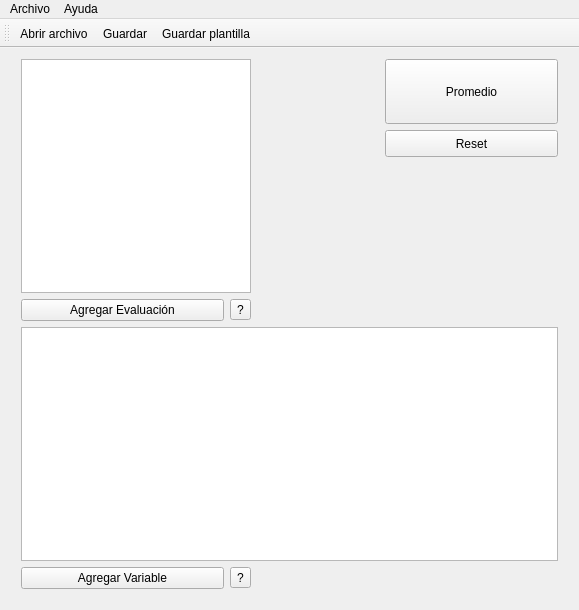
<?xml version="1.0" encoding="UTF-8"?>
<ui version="4.0">
 <class>MainWindow</class>
 <widget class="QMainWindow" name="MainWindow">
  <property name="geometry">
   <rect>
    <x>0</x>
    <y>0</y>
    <width>579</width>
    <height>610</height>
   </rect>
  </property>
  <property name="sizePolicy">
   <sizepolicy hsizetype="Expanding" vsizetype="Expanding">
    <horstretch>0</horstretch>
    <verstretch>0</verstretch>
   </sizepolicy>
  </property>
  <property name="minimumSize">
   <size>
    <width>0</width>
    <height>0</height>
   </size>
  </property>
  <property name="maximumSize">
   <size>
    <width>16777215</width>
    <height>16777215</height>
   </size>
  </property>
  <property name="windowTitle">
   <string>Promedieitor</string>
  </property>
  <widget class="QWidget" name="centralWidget">
   <property name="sizePolicy">
    <sizepolicy hsizetype="Expanding" vsizetype="Expanding">
     <horstretch>255</horstretch>
     <verstretch>0</verstretch>
    </sizepolicy>
   </property>
   <property name="autoFillBackground">
    <bool>false</bool>
   </property>
   <layout class="QGridLayout" name="gridLayout_2">
    <item row="0" column="0">
     <layout class="QGridLayout" name="gridLayout">
      <property name="sizeConstraint">
       <enum>QLayout::SetMinAndMaxSize</enum>
      </property>
      <property name="leftMargin">
       <number>10</number>
      </property>
      <property name="rightMargin">
       <number>10</number>
      </property>
      <property name="bottomMargin">
       <number>10</number>
      </property>
      <item row="3" column="0">
       <widget class="QPushButton" name="pushButton_2">
        <property name="text">
         <string>Agregar Variable</string>
        </property>
       </widget>
      </item>
      <item row="2" column="0" colspan="4">
       <widget class="QTableView" name="tableView_2">
        <property name="sizePolicy">
         <sizepolicy hsizetype="MinimumExpanding" vsizetype="MinimumExpanding">
          <horstretch>0</horstretch>
          <verstretch>0</verstretch>
         </sizepolicy>
        </property>
        <property name="sizeIncrement">
         <size>
          <width>1000</width>
          <height>400</height>
         </size>
        </property>
        <attribute name="horizontalHeaderCascadingSectionResizes">
         <bool>false</bool>
        </attribute>
        <attribute name="horizontalHeaderDefaultSectionSize">
         <number>98</number>
        </attribute>
        <attribute name="horizontalHeaderStretchLastSection">
         <bool>true</bool>
        </attribute>
        <attribute name="verticalHeaderVisible">
         <bool>false</bool>
        </attribute>
       </widget>
      </item>
      <item row="3" column="1">
       <widget class="QToolButton" name="toolButton_2">
        <property name="toolTip">
         <string>&lt;html&gt;&lt;head/&gt;&lt;body&gt;
&lt;h3&gt;Variable&lt;/h3&gt;
&lt;ul&gt;
&lt;li&gt;Nombre: al igual que las evaluaciones se prefieren abreviaciones&lt;/li&gt;
&lt;li&gt;Valor: es el valor que toman luego de ser procesadas&lt;/li&gt;
&lt;li&gt;Tipo: { ALGEBRAICA|PROMEDIO|CONDICIONAL }&lt;/li&gt;
&lt;li&gt;Parámetros: Click para mas informacion&lt;/li&gt;
&lt;li&gt;Ponderación: Es el factor por el cual se multiplicara el resultado de la subrutina, obteniendo luego el valor final&lt;/li&gt;
&lt;/ul&gt;
&lt;h4&gt;Variable NF&lt;/h4&gt;
&lt;p&gt;NF es una variable especial. aquí es donde llega el resultado final luego de ser procesado por Promedieitor
por lo que esta PROHIBIDO cambiar su nombre
&lt;/p&gt;
&lt;/body&gt;&lt;/html&gt;</string>
        </property>
        <property name="text">
         <string>?</string>
        </property>
       </widget>
      </item>
      <item row="1" column="1">
       <widget class="QToolButton" name="toolButton">
        <property name="toolTip">
         <string>&lt;html&gt;&lt;head/&gt;&lt;body&gt;
&lt;h3&gt;Evaluación&lt;/h3&gt;
&lt;ul&gt;
&lt;li&gt;Nombre: Nombre o preferiblemente abreviación&lt;/li&gt;
&lt;li&gt;Nota: Valor, entero o decimal de la Evaluación&lt;/li&gt;
&lt;/ul&gt;
Dos Evaluaciones no deben tener el mismo nombre, en el caso que así sea solo se considerara la primera dentro de los cálculos
&lt;/body&gt;&lt;/html&gt;</string>
        </property>
        <property name="text">
         <string>?</string>
        </property>
       </widget>
      </item>
      <item row="1" column="2">
       <spacer name="horizontalSpacer_3">
        <property name="orientation">
         <enum>Qt::Horizontal</enum>
        </property>
        <property name="sizeHint" stdset="0">
         <size>
          <width>1000</width>
          <height>20</height>
         </size>
        </property>
       </spacer>
      </item>
      <item row="1" column="0">
       <widget class="QPushButton" name="pushButton">
        <property name="text">
         <string>Agregar Evaluación</string>
        </property>
       </widget>
      </item>
      <item row="0" column="3">
       <layout class="QVBoxLayout" name="verticalLayout">
        <item>
         <widget class="QPushButton" name="pushButton_4">
          <property name="sizePolicy">
           <sizepolicy hsizetype="Fixed" vsizetype="Fixed">
            <horstretch>0</horstretch>
            <verstretch>0</verstretch>
           </sizepolicy>
          </property>
          <property name="minimumSize">
           <size>
            <width>173</width>
            <height>65</height>
           </size>
          </property>
          <property name="text">
           <string>Promedio</string>
          </property>
         </widget>
        </item>
        <item>
         <widget class="QPushButton" name="pushButton_3">
          <property name="sizePolicy">
           <sizepolicy hsizetype="Fixed" vsizetype="Fixed">
            <horstretch>0</horstretch>
            <verstretch>0</verstretch>
           </sizepolicy>
          </property>
          <property name="minimumSize">
           <size>
            <width>173</width>
            <height>27</height>
           </size>
          </property>
          <property name="text">
           <string>Reset</string>
          </property>
         </widget>
        </item>
        <item>
         <spacer name="verticalSpacer">
          <property name="orientation">
           <enum>Qt::Vertical</enum>
          </property>
          <property name="sizeHint" stdset="0">
           <size>
            <width>20</width>
            <height>40</height>
           </size>
          </property>
         </spacer>
        </item>
       </layout>
      </item>
      <item row="0" column="0" colspan="2">
       <widget class="QTableView" name="tableView">
        <property name="sizePolicy">
         <sizepolicy hsizetype="Fixed" vsizetype="MinimumExpanding">
          <horstretch>0</horstretch>
          <verstretch>0</verstretch>
         </sizepolicy>
        </property>
        <property name="minimumSize">
         <size>
          <width>230</width>
          <height>219</height>
         </size>
        </property>
        <property name="sizeIncrement">
         <size>
          <width>0</width>
          <height>400</height>
         </size>
        </property>
        <property name="sortingEnabled">
         <bool>false</bool>
        </property>
        <attribute name="horizontalHeaderDefaultSectionSize">
         <number>106</number>
        </attribute>
        <attribute name="horizontalHeaderStretchLastSection">
         <bool>true</bool>
        </attribute>
        <attribute name="verticalHeaderVisible">
         <bool>false</bool>
        </attribute>
       </widget>
      </item>
     </layout>
    </item>
   </layout>
  </widget>
  <widget class="QMenuBar" name="menuBar">
   <property name="enabled">
    <bool>true</bool>
   </property>
   <property name="geometry">
    <rect>
     <x>0</x>
     <y>0</y>
     <width>579</width>
     <height>25</height>
    </rect>
   </property>
   <property name="defaultUp">
    <bool>false</bool>
   </property>
   <widget class="QMenu" name="menuAyuda">
    <property name="title">
     <string>Ayuda</string>
    </property>
    <widget class="QMenu" name="menuManual">
     <property name="title">
      <string>Manual</string>
     </property>
     <widget class="QMenu" name="menuVariables">
      <property name="title">
       <string>Variables</string>
      </property>
      <widget class="QMenu" name="menuTipos">
       <property name="title">
        <string>Tipos</string>
       </property>
       <addaction name="actionGeneralTipos"/>
       <addaction name="separator"/>
       <addaction name="actionALGEBRAICA"/>
       <addaction name="actionPROMEDIO"/>
       <addaction name="actionCONDICIONAL"/>
      </widget>
      <addaction name="actionGeneralVariables"/>
      <addaction name="separator"/>
      <addaction name="actionNF"/>
      <addaction name="menuTipos"/>
     </widget>
     <addaction name="actionGeneralGeneral"/>
     <addaction name="separator"/>
     <addaction name="actionEvaluaciones"/>
     <addaction name="menuVariables"/>
    </widget>
    <addaction name="menuManual"/>
    <addaction name="separator"/>
    <addaction name="actionAbout"/>
   </widget>
   <widget class="QMenu" name="menuArchivo">
    <property name="title">
     <string>Archivo</string>
    </property>
    <addaction name="actionCargar"/>
    <addaction name="actionGuardar"/>
    <addaction name="actionGuardar_plantilla"/>
   </widget>
   <addaction name="menuArchivo"/>
   <addaction name="menuAyuda"/>
  </widget>
  <widget class="QToolBar" name="mainToolBar">
   <property name="enabled">
    <bool>true</bool>
   </property>
   <attribute name="toolBarArea">
    <enum>TopToolBarArea</enum>
   </attribute>
   <attribute name="toolBarBreak">
    <bool>false</bool>
   </attribute>
   <addaction name="actionCargar"/>
   <addaction name="actionGuardar"/>
   <addaction name="actionGuardar_plantilla"/>
  </widget>
  <action name="actionGeneralGeneral">
   <property name="text">
    <string>General</string>
   </property>
  </action>
  <action name="actionEvaluaciones">
   <property name="text">
    <string>Evaluaciones</string>
   </property>
  </action>
  <action name="actionAbout">
   <property name="text">
    <string>About</string>
   </property>
  </action>
  <action name="actionGeneralVariables">
   <property name="text">
    <string>General</string>
   </property>
  </action>
  <action name="actionGeneralTipos">
   <property name="text">
    <string>General</string>
   </property>
  </action>
  <action name="actionALGEBRAICA">
   <property name="text">
    <string>ALGEBRAICA</string>
   </property>
  </action>
  <action name="actionPROMEDIO">
   <property name="text">
    <string>PROMEDIO</string>
   </property>
  </action>
  <action name="actionCONDICIONAL">
   <property name="text">
    <string>CONDICIONAL</string>
   </property>
  </action>
  <action name="actionCargar">
   <property name="text">
    <string>Abrir archivo</string>
   </property>
  </action>
  <action name="actionGuardar">
   <property name="text">
    <string>Guardar</string>
   </property>
  </action>
  <action name="actionGuardar_plantilla">
   <property name="text">
    <string>Guardar plantilla</string>
   </property>
  </action>
  <action name="actionNF">
   <property name="text">
    <string>NF</string>
   </property>
  </action>
 </widget>
 <layoutdefault spacing="6" margin="11"/>
 <tabstops>
  <tabstop>pushButton</tabstop>
  <tabstop>pushButton_2</tabstop>
  <tabstop>pushButton_4</tabstop>
  <tabstop>pushButton_3</tabstop>
  <tabstop>tableView</tabstop>
  <tabstop>tableView_2</tabstop>
  <tabstop>toolButton</tabstop>
  <tabstop>toolButton_2</tabstop>
 </tabstops>
 <resources/>
 <connections/>
</ui>
